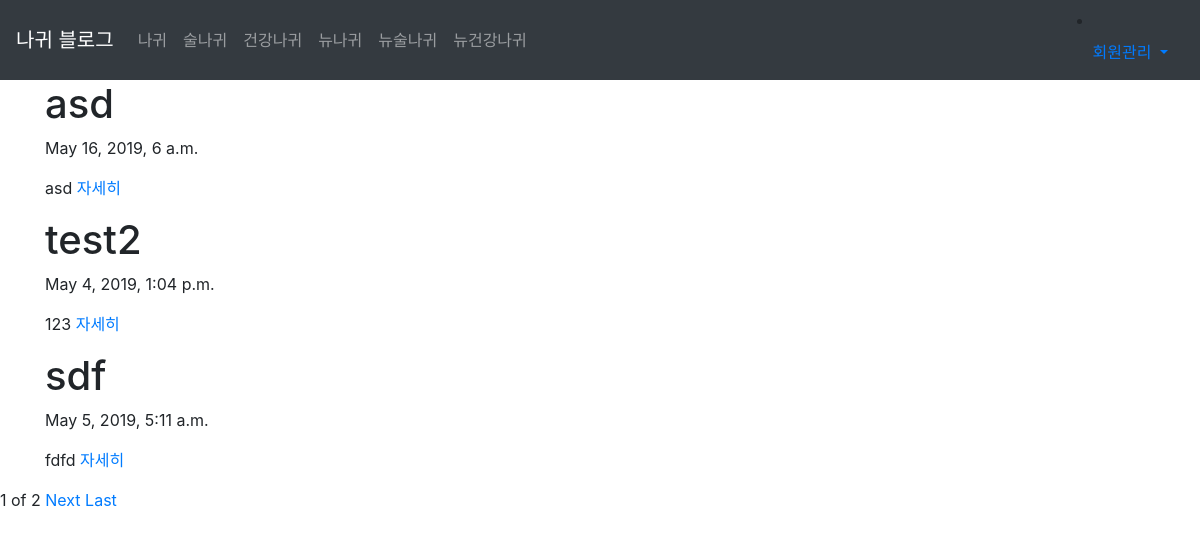
Before: / with the older database file.
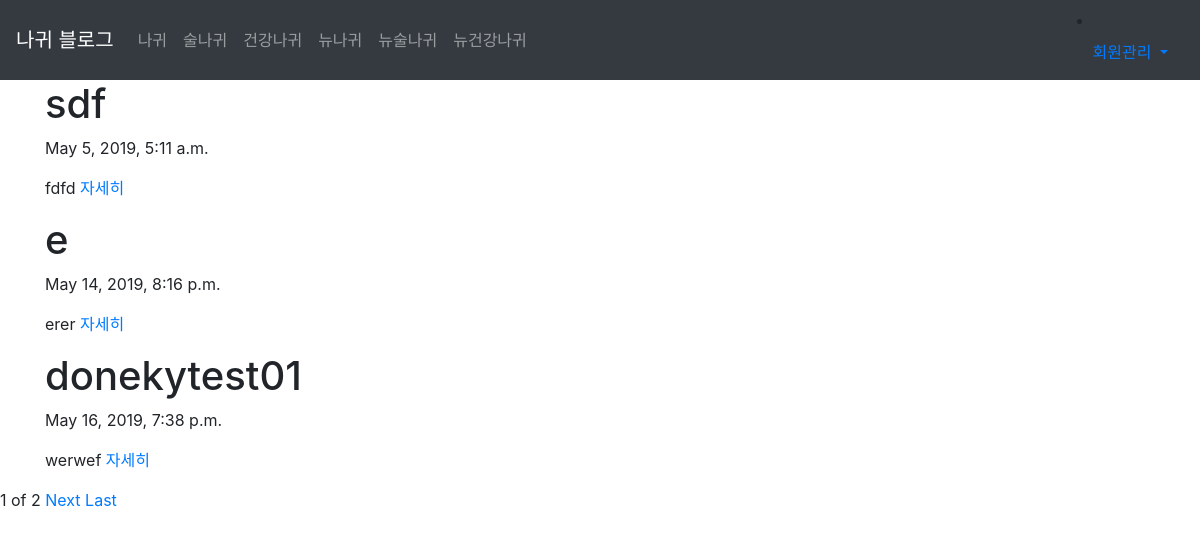
After: the same page with the newer database file.
### board/models.py (models this page shows, shortened)
class Donkey(models.Model):
    title = models.CharField(max_length=50)
    pub_date = models.DateTimeField('date published')
    body = models.TextField()
    name = models.CharField(max_length=50)
    def summary(self):
        return self.body[:30]

### board/views.py (the view)
# urls.py: path('', views.home, name='home'),
def home(request):
    donkeys = Donkey.objects
    donkey_list = Donkey.objects.all()
    donkey_paginator = Paginator(donkey_list,3)
    donkey_page = request.GET.get('donkey_page')
    donkey_posts = donkey_paginator.get_page(donkey_page)
    return render(request,'home.html',{'donkeys':donkeys,'donkey_posts':donkey_posts})

### board/templates/home.html (shortened to what this page needs)
{% extends 'base.html' %}
{% block contents %}
        {% for donkey in donkey_posts %}
        <div class="container">
            <h1>{{donkey.title}}</h1>
            <p>{{donkey.pub_date}}</p>
            <p>{{donkey.summary}} <a href="{% url 'board:detail_home' donkey.id %}">자세히</a></p>
        </div>
    {%endfor%}
    <div class ="contaiver">
        <span>{{donkey_posts.number}}</span>
        <span>of</span>
        <span>{{donkey_posts.paginator.num_pages}}</span>
        {%if donkey_posts.has_next%}
        <a href="?donkey_page={{donkey_posts.next_page_number}}">Next</a>
        <a href="?donkey_page={{donkey_posts.paginator.num_pages}}">Last</a>
        {%endif%}
      </div>
{% endblock %}

### royalproject/templates/base.html (shortened to what this page needs)
<head>
    <link rel="stylesheet" href="https://stackpath.bootstrapcdn.com/bootstrap/4.3.1/css/bootstrap.min.css">
  </head>
    <body>
        <nav class="navbar navbar-expand-lg navbar-dark bg-dark">
            <a class="navbar-brand" href="#">나귀 블로그</a>
            <div class="collapse navbar-collapse" id="navbarSupportedContent">
              <ul class="navbar-nav mr-auto">
                <li class="nav-item">
                  <a class="nav-link" href="{% url 'board:home' %}">나귀</a>
                </li>
                <li class="nav-item">
                  <a class="nav-link" href="{%url 'board:aicohol'%}">술나귀</a>
                </li>
                <li class="nav-item">
                  <a class="nav-link" href="{% url 'board:health' %}" >건강나귀</a>            </li>
                  <li class="nav-item">
                    <a class="nav-link" href="{% url 'board:new_home' %}">뉴나귀</a>
                  </li>
                  <li class="nav-item">
                    <a class="nav-link" href="{%url 'board:new_aicohol'%}">뉴술나귀</a>
                  </li>
                  <li class="nav-item">
                    <a class="nav-link" href="{% url 'board:new_health' %}" >뉴건강나귀</a>            </li>
              </ul>
              <li class="nav-item dropdown">
                <a class="nav-link dropdown-toggle" href="#" id="navbarDropdown" role="button" data-toggle="dropdown" aria-haspopup="true" aria-expanded="false">
                  회원관리
                </a>
              </li>
            </div>
          </nav>
          {% block contents %}
          {% endblock %}
    </body>

Changed rows visible on the page:
removed Donkey: title "asd", pub_date "May 16, 2019, 6 a.m.", summary "asd"
removed Donkey: title "test2", pub_date "May 4, 2019, 1:04 p.m.", summary "123"
now on this page (row unchanged): Donkey: title "e", pub_date "May 14, 2019, 8:16 p.m.", summary "erer"
added Donkey: title "donekytest01", pub_date "May 16, 2019, 7:38 p.m.", summary "werwef"
